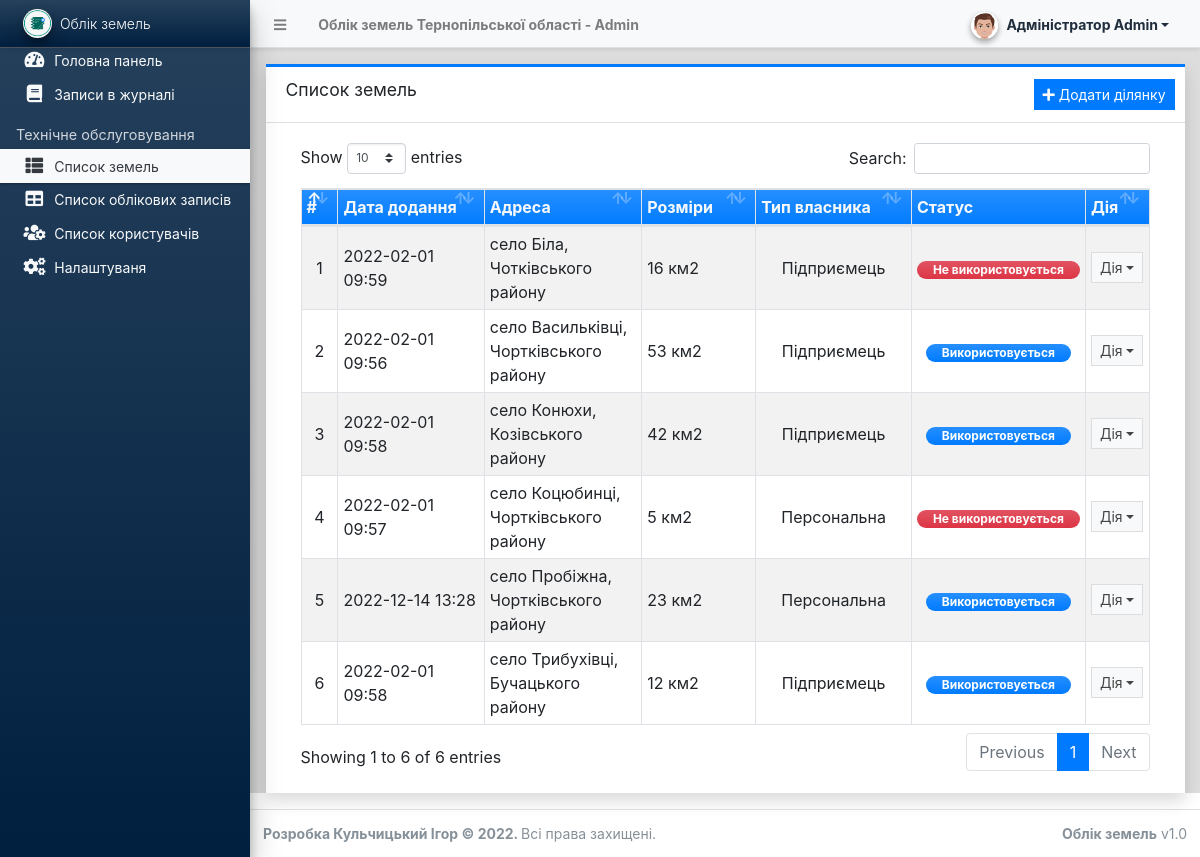
The app's page /admin/?page=groups (signed in) with its own data.
### tables this page shows
CREATE TABLE `group_list` (
  `id` int(30) NOT NULL,
  `name` text NOT NULL,
  `description` text NOT NULL,
  `type` tinyint(1) NOT NULL DEFAULT 1 COMMENT '1 = Персональна, 2= Підприємець',
  `status` tinyint(1) NOT NULL DEFAULT 1 COMMENT '0=Inactive, 1= Active',
  `delete_flag` tinyint(1) NOT NULL DEFAULT 0 COMMENT '0 = No, 1 = Yes ',
  `date_created` datetime NOT NULL DEFAULT current_timestamp(),
  `date_updated` datetime DEFAULT NULL ON UPDATE current_timestamp()
);

### admin/groups/index.php (the view, shortened to what this page needs)
<div class="card card-outline card-primary rounded-0 shadow">
	<div class="card-header">
		<h3 class="card-title">Список земель</h3>
		<div class="card-tools">
			<a href="javascript:void(0)" id="create_new" class="btn btn-flat btn-sm btn-primary"><span class="fas fa-plus"></span>  Додати ділянку</a>
		</div>
	</div>
	<div class="card-body">
		<div class="container-fluid">
        <div class="container-fluid">
			<table class="table table-bordered table-hover table-striped">
				<colgroup>
					<col width="5%">
					<col width="20%">
					<col width="20%">
					<col width="15%">
					<col width="20%">
					<col width="15%">
					<col width="10%">
				</colgroup>
				<thead>
					<tr class="bg-gradient-primary text-light">
						<th>#</th>
						<th>Дата додання</th>
						<th>Адреса</th>
						<th>Розміри</th>
						<th>Тип власника</th>
						<th>Статус</th>
						<th>Дія</th>
					</tr>
				</thead>
				<tbody>
					<?php
						$i = 1;
						$qry = $conn->query("SELECT * from `group_list` where delete_flag = 0 order by `name` asc ");
						while($row = $qry->fetch_assoc()):
					?>
						<tr>
							<td class="text-center"><?php echo $i++; ?></td>
							<td class=""><?php echo date("Y-m-d H:i",strtotime($row['date_created'])) ?></td>
							<td class=""><?php echo $row['name'] ?></td>
							<td class=""><p class="m-0 truncate-1"><?php echo $row['description'] ?></p></td>
							<td class="text-center"><?= $row['type'] == 1 ? 'Персональна' : 'Підприємець' ?></td>
							<td class="text-center">
								<?php
									switch($row['status']){
										case 0:
											echo '<span class="badge badge-danger bg-gradient-danger px-3 rounded-pill">Не використовується</span>';
											break;
										case 1:
											echo '<span class="badge badge-primary bg-gradient-primary px-3 rounded-pill">Використовується</span>';
											break;
									}
								?>
							</td>
							<td align="center">
								 <button type="button" class="btn btn-flat btn-default btn-sm dropdown-toggle dropdown-icon" data-toggle="dropdown">
                                     Дія
				                  </button>
							</td>
						</tr>
					<?php endwhile; ?>
				</tbody>
			</table>
		</div>
		</div>
	</div>
</div>

### records on screen
group_list: date_created "2022-02-01 09:59", name "село Біла, Чотківського району", description "16 км2", type "Підприємець", status "Не використовується"
group_list: date_created "2022-02-01 09:56", name "село Васильківці, Чортківського району", description "53 км2", type "Підприємець", status "Використовується"
group_list: date_created "2022-02-01 09:58", name "село Конюхи, Козівського району", description "42 км2", type "Підприємець", status "Використовується"
group_list: date_created "2022-02-01 09:57", name "село Коцюбинці, Чортківського району", description "5 км2", type "Персональна", status "Не використовується"
group_list: date_created "2022-12-14 13:28", name "село Пробіжна, Чортківського району", description "23 км2", type "Персональна", status "Використовується"
group_list: date_created "2022-02-01 09:58", name "село Трибухівці, Бучацького району", description "12 км2", type "Підприємець", status "Використовується"

### other values on screen
$_settings->info('name') "Облік земель Тернопільської області"
$_settings->userdata('firstname').' '.$_settings->userdata('lastname') "Адміністратор Admin"
$_settings->info('short_name') "Облік земель"
